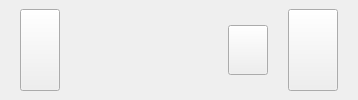
         <widget class="QWidget" name="upperContainer_5" native="true">
          <property name="sizePolicy">
           <sizepolicy hsizetype="Preferred" vsizetype="Minimum">
            <horstretch>0</horstretch>
            <verstretch>0</verstretch>
           </sizepolicy>
          </property>
          <property name="maximumSize">
           <size>
            <width>16777215</width>
            <height>200</height>
           </size>
          </property>
          <layout class="QHBoxLayout" name="horizontalLayout_25">
           <property name="spacing">
            <number>0</number>
           </property>
           <property name="leftMargin">
            <number>0</number>
           </property>
           <property name="topMargin">
            <number>0</number>
           </property>
           <property name="rightMargin">
            <number>0</number>
           </property>
           <property name="bottomMargin">
            <number>0</number>
           </property>
           <item alignment="Qt::AlignLeft">
            <widget class="QWidget" name="leftSubContainer_5" native="true">
             <layout class="QHBoxLayout" name="horizontalLayout_27">
              <property name="spacing">
               <number>10</number>
              </property>
              <property name="leftMargin">
               <number>20</number>
              </property>
              <property name="rightMargin">
               <number>20</number>
              </property>
              <item>
               <widget class="QPushButton" name="returnBtn_4">
                <property name="maximumSize">
                 <size>
                  <width>100</width>
                  <height>100</height>
                 </size>
                </property>
                <property name="text">
                 <string/>
                </property>
                <property name="icon">
                 <iconset resource="assets/resources.qrc">
                  <normaloff>:/icons/icons/yellow_pack/arrow-left-circle.svg</normaloff>:/icons/icons/yellow_pack/arrow-left-circle.svg</iconset>
                </property>
                <property name="iconSize">
                 <size>
                  <width>50</width>
                  <height>50</height>
                 </size>
                </property>
               </widget>
              </item>
             </layout>
            </widget>
           </item>
           <item alignment="Qt::AlignHCenter">
            <widget class="QWidget" name="midSubContainer_5" native="true">
             <layout class="QHBoxLayout" name="horizontalLayout_28">
              <item>
               <widget class="QLabel" name="superclusterLogo_5">
                <property name="minimumSize">
                 <size>
                  <width>110</width>
                  <height>80</height>
                 </size>
                </property>
                <property name="maximumSize">
                 <size>
                  <width>110</width>
                  <height>80</height>
                 </size>
                </property>
                <property name="text">
                 <string/>
                </property>
                <property name="pixmap">
                 <pixmap resource="assets/resources.qrc">:/pixmap/icons/logo/logo_3.png</pixmap>
                </property>
                <property name="scaledContents">
                 <bool>true</bool>
                </property>
                <property name="alignment">
                 <set>Qt::AlignCenter</set>
                </property>
               </widget>
              </item>
             </layout>
            </widget>
           </item>
           <item alignment="Qt::AlignRight">
            <widget class="QWidget" name="rightSubContainer_5" native="true">
             <layout class="QHBoxLayout" name="horizontalLayout_29">
              <property name="spacing">
               <number>20</number>
              </property>
              <property name="leftMargin">
               <number>20</number>
              </property>
              <property name="rightMargin">
               <number>20</number>
              </property>
              <item>
               <widget class="QPushButton" name="settingsBtn_5">
                <property name="minimumSize">
                 <size>
                  <width>0</width>
                  <height>50</height>
                 </size>
                </property>
                <property name="maximumSize">
                 <size>
                  <width>50</width>
                  <height>50</height>
                 </size>
                </property>
                <property name="styleSheet">
                 <string notr="true"/>
                </property>
                <property name="text">
                 <string/>
                </property>
                <property name="icon">
                 <iconset resource="assets/resources.qrc">
                  <normaloff>:/icons/icons/yellow_pack/settings.svg</normaloff>:/icons/icons/yellow_pack/settings.svg</iconset>
                </property>
                <property name="iconSize">
                 <size>
                  <width>50</width>
                  <height>50</height>
                 </size>
                </property>
               </widget>
              </item>
              <item>
               <widget class="QPushButton" name="infoBtn_5">
                <property name="minimumSize">
                 <size>
                  <width>50</width>
                  <height>50</height>
                 </size>
                </property>
                <property name="maximumSize">
                 <size>
                  <width>100</width>
                  <height>100</height>
                 </size>
                </property>
                <property name="styleSheet">
                 <string notr="true"/>
                </property>
                <property name="text">
                 <string/>
                </property>
                <property name="icon">
                 <iconset resource="assets/resources.qrc">
                  <normaloff>:/icons/icons/yellow_pack/info.svg</normaloff>:/icons/icons/yellow_pack/info.svg</iconset>
                </property>
                <property name="iconSize">
                 <size>
                  <width>50</width>
                  <height>50</height>
                 </size>
                </property>
               </widget>
              </item>
             </layout>
            </widget>
           </item>
          </layout>
         </widget>
